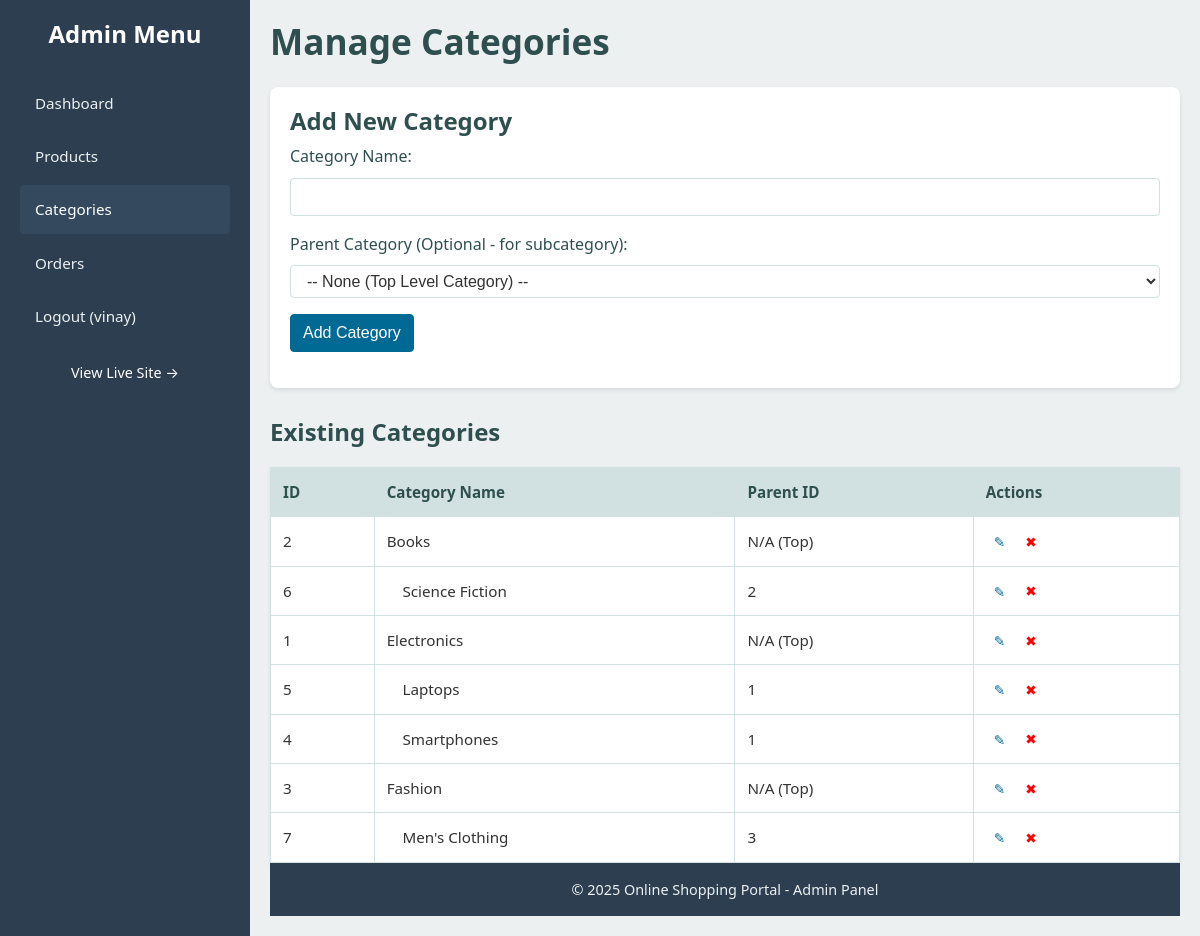
/admin/manage_categories.php (signed in), run on the app's committed database.
### tables this page shows
CREATE TABLE `categories` (
  `CategoryID` int(11) NOT NULL,
  `CategoryName` varchar(100) NOT NULL,
  `ParentCategoryID` int(11) DEFAULT NULL
);

### admin/manage_categories.php (the view, shortened to what this page needs)
<?php
require_once 'admin_header.php';
$action = $_GET['action'] ?? 'view';
$edit_id = isset($_GET['id']) ? (int)$_GET['id'] : 0;
$category_to_edit = null;
function fetch_all_categories($conn, $parent_id = null, $prefix = '') {
    $categories_list = [];
    $sql = "SELECT CategoryID, CategoryName, ParentCategoryID FROM categories WHERE ";
    if ($parent_id === null) {
        $sql .= "ParentCategoryID IS NULL ";
    } else {
        $sql .= "ParentCategoryID = ? ";
    }
    $sql .= "ORDER BY CategoryName ASC";
    $stmt = mysqli_prepare($conn, $sql);
    if ($parent_id !== null) {
        mysqli_stmt_bind_param($stmt, "i", $parent_id);
    }
    if (mysqli_stmt_execute($stmt)) {
        $result = mysqli_stmt_get_result($stmt);
        while ($row = mysqli_fetch_assoc($result)) {
            $row['PrefixedName'] = $prefix . $row['CategoryName'];
            $categories_list[] = $row;
            $sub_categories = fetch_all_categories($conn, $row['CategoryID'], $prefix . "&nbsp;&nbsp;&nbsp;&nbsp;");
            $categories_list = array_merge($categories_list, $sub_categories);
        }
    }
    return $categories_list;
}
$all_categories_for_dropdown = fetch_all_categories($conn);
$display_categories = fetch_all_categories($conn);
?>
<h1>Manage Categories</h1>
<div style="background-color: #fff; padding: 20px; border-radius: 8px; box-shadow: 0 2px 4px rgba(0,0,0,0.1); margin-bottom: 30px;">
    <h3><?php echo ($action === 'edit' && $category_to_edit) ? 'Edit Category: ' . htmlspecialchars($category_to_edit['CategoryName']) : 'Add New Category'; ?></h3>
    <form action="<?php echo htmlspecialchars($_SERVER["PHP_SELF"]); ?><?php echo ($action === 'edit' && $edit_id) ? '?action=edit&id='.$edit_id : ''; ?>" method="POST">
        <div class="form-group">
            <label for="category_name">Category Name:</label>
            <input type="text" name="category_name" id="category_name" value="<?php echo htmlspecialchars($category_to_edit['CategoryName'] ?? ''); ?>" required>
        </div>
        <div class="form-group">
            <label for="parent_category_id">Parent Category (Optional - for subcategory):</label>
            <select name="parent_category_id" id="parent_category_id">
                <option value="">-- None (Top Level Category) --</option>
            </select>
        </div>
        <div class="form-group">
            <button type="submit" name="save_category" class="btn">
                <?php echo ($action === 'edit' && $category_to_edit) ? 'Update Category' : 'Add Category'; ?>
            </button>
        </div>
    </form>
</div>
<h3>Existing Categories</h3>
<?php if (empty($display_categories)): ?>
    <p class="message-info">No categories found. Add your first category using the form above!</p>
<?php else: ?>
    <table class="admin-table">
        <thead>
            <tr>
                <th>ID</th>
                <th>Category Name</th>
                <th>Parent ID</th>
                <th>Actions</th>
            </tr>
        </thead>
        <tbody>
            <?php foreach ($display_categories as $category): ?>
                <tr>
                    <td><?php echo $category['CategoryID']; ?></td>
                    <td><?php echo $category['PrefixedName'];  ?></td>
                    <td><?php echo $category['ParentCategoryID'] ?? 'N/A (Top)'; ?></td>
                    <td class="actions">
                        <a href="manage_categories.php?action=edit&id=<?php echo $category['CategoryID']; ?>" class="edit-link" title="Edit">&#9998;</a>
                        <form action="<?php echo htmlspecialchars($_SERVER["PHP_SELF"]); ?>" method="POST" style="display:inline;" onsubmit="return confirm('Are you sure you want to delete this category? This action cannot be undone and may fail if products or subcategories are linked.');">
                            <button type="submit" name="delete_category" class="delete-link" title="Delete" style="border:none; background:none; cursor:pointer; padding:0; color:red;">&#10006;</button>
                        </form>
                    </td>
                </tr>
            <?php endforeach; ?>
        </tbody>
    </table>
<?php endif; ?>
<?php
require_once 'admin_footer.php';
?>

### style.css (style rules this page uses)
:root { --primary-color: #006994; --primary-color-dark: #004D6B; --secondary-color: #87CEEB; --secondary-color-dark: #6A9FB5; --accent-color: #FFD700; --accent-color-dark: #E6C200; --light-gray: #F0F8FF; --medium-gray: #D1E0E0; --dark-gray: #2F4F4F; --success-color: #3CB371; --success-color-dark: #2E8B57; --danger-color: #CD5C5C; --danger-color-dark: #B22222; --warning-color: #FFA500; --info-color: #4682B4; --white: #FFFFFF; --black: #1C1C1C; --border-color: var(--medium-gray); --text-color: #333333; --link-color: var(--primary-color); --font-family-sans-serif: system-ui, -apple-system, "Segoe UI", Roboto, "Helvetica Neue", Arial, "Noto Sans", "Liberation Sans", sans-serif, "Apple Color Emoji", "Segoe UI Emoji", "Segoe UI Symbol", "Noto Color Emoji"; --box-shadow-sm: 0 .125rem .25rem rgba(0, 0, 0, .075); --box-shadow: 0 .5rem 1rem rgba(0, 0, 0, .15); --border-radius: .25rem; --border-radius-lg: .3rem; --border-radius-pill: 50rem; }
*, *::before, *::after { box-sizing: border-box; }
body { font-family: var(--font-family-sans-serif); margin: 0; padding: 0; background-color: var(--light-gray); color: var(--text-color); line-height: 1.6; display: flex; flex-direction: column; min-height: 100vh; }
h1, h2, h3, h4, h5, h6 { margin-top: 0; margin-bottom: 0.5rem; font-weight: 600; line-height: 1.2; color: var(--dark-gray); }
h1 { font-size: 2.2rem; }
h3 { font-size: 1.5rem; }
a { color: var(--link-color); text-decoration: none; }
.btn, .button-primary, button { display: inline-block; font-weight: 400; color: var(--white); text-align: center; vertical-align: middle; cursor: pointer; user-select: none; background-color: var(--primary-color); border: 1px solid var(--primary-color); padding: .375rem .75rem; font-size: 1rem; line-height: 1.5; border-radius: var(--border-radius); text-decoration: none; }
.form-group { margin-bottom: 1rem; }
.form-group label { display: inline-block; margin-bottom: .5rem; font-weight: 500; color: var(--dark-gray); }
.form-group input[type="text"], .form-group input[type="email"], .form-group input[type="password"], .form-group input[type="number"], .form-group input[type="search"], .form-group input[type="url"], .form-group input[type="date"], .form-group textarea, .form-group select { display: block; width: 100%; padding: .375rem .75rem; font-size: 1rem; font-weight: 400; line-height: 1.5; color: var(--text-color); background-color: var(--white); border: 1px solid var(--border-color); border-radius: var(--border-radius); }
.cart-table, .admin-table { width: 100%; border-collapse: collapse; margin-top: 20px; background-color: var(--white); box-shadow: var(--box-shadow-sm); font-size: 0.95em; }
.cart-table th, .cart-table td, .admin-table th, .admin-table td { border: 1px solid var(--border-color); padding: .75rem; text-align: left; vertical-align: middle; }
.cart-table th, .admin-table th { background-color: var(--medium-gray); font-weight: 600; color: var(--dark-gray); }
.admin-main-content h1, .admin-main-content h2 { color: var(--dark-gray); margin-bottom: 25px; }
.admin-table th { background-color: var(--medium-gray); color: var(--dark-gray); }
.admin-table tr:nth-child(even) { background-color: var(--white); }
.actions a, .actions button { margin-right: 8px; text-decoration: none; font-size: 0.9em; padding: 3px 8px; }
.actions .edit-link { color: var(--primary-color); }
.actions .delete-link { color: var(--danger-color); border: none; background: none; cursor: pointer; padding: 0; }

### admin/admin_header.php (style rules this page uses)
body, html { height: 100%; margin: 0; }
body { display: flex; flex-direction: column; }

### data on the page
categories: CategoryID "2", CategoryName "Books", ParentCategoryID "N/A (Top)"
categories: CategoryID "6", PrefixedName "Science Fiction", ParentCategoryID "2"
categories: CategoryID "1", CategoryName "Electronics", ParentCategoryID "N/A (Top)"
categories: CategoryID "5", PrefixedName "Laptops", ParentCategoryID "1"
categories: CategoryID "4", PrefixedName "Smartphones", ParentCategoryID "1"
categories: CategoryID "3", CategoryName "Fashion", ParentCategoryID "N/A (Top)"
categories: CategoryID "7", PrefixedName "Men's Clothing", ParentCategoryID "3"

### other printed values
$_SESSION['admin_username'] "vinay"
